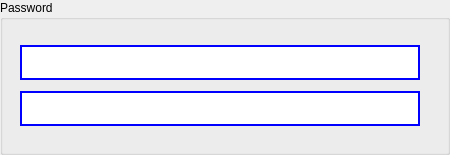
              <widget class="QGroupBox" name="groupbox_newuser_passwords">
               <property name="minimumSize">
                <size>
                 <width>450</width>
                 <height>155</height>
                </size>
               </property>
               <property name="maximumSize">
                <size>
                 <width>450</width>
                 <height>155</height>
                </size>
               </property>
               <property name="styleSheet">
                <string notr="true"/>
               </property>
               <property name="title">
                <string>Password</string>
               </property>
               <widget class="QWidget" name="layoutWidget">
                <property name="geometry">
                 <rect>
                  <x>20</x>
                  <y>40</y>
                  <width>402</width>
                  <height>91</height>
                 </rect>
                </property>
                <layout class="QVBoxLayout" name="verticalLayout_3">
                 <item>
                  <widget class="QLineEdit" name="newuser_input_password">
                   <property name="minimumSize">
                    <size>
                     <width>400</width>
                     <height>35</height>
                    </size>
                   </property>
                   <property name="maximumSize">
                    <size>
                     <width>400</width>
                     <height>35</height>
                    </size>
                   </property>
                   <property name="palette">
                    <palette>
                     <active>
                      <colorrole role="WindowText">
                       <brush brushstyle="SolidPattern">
                        <color alpha="255">
                         <red>255</red>
                         <green>255</green>
                         <blue>255</blue>
                        </color>
                       </brush>
                      </colorrole>
                      <colorrole role="Button">
                       <brush brushstyle="SolidPattern">
                        <color alpha="50">
                         <red>255</red>
                         <green>255</green>
                         <blue>255</blue>
                        </color>
                       </brush>
                      </colorrole>
                      <colorrole role="Text">
                       <brush brushstyle="SolidPattern">
                        <color alpha="255">
                         <red>255</red>
                         <green>255</green>
                         <blue>255</blue>
                        </color>
                       </brush>
                      </colorrole>
                      <colorrole role="ButtonText">
                       <brush brushstyle="SolidPattern">
                        <color alpha="255">
                         <red>255</red>
                         <green>255</green>
                         <blue>255</blue>
                        </color>
                       </brush>
                      </colorrole>
                      <colorrole role="Base">
                       <brush brushstyle="SolidPattern">
                        <color alpha="50">
                         <red>255</red>
                         <green>255</green>
                         <blue>255</blue>
                        </color>
                       </brush>
                      </colorrole>
                      <colorrole role="Window">
                       <brush brushstyle="SolidPattern">
                        <color alpha="50">
                         <red>255</red>
                         <green>255</green>
                         <blue>255</blue>
                        </color>
                       </brush>
                      </colorrole>
                      <colorrole role="PlaceholderText">
                       <brush brushstyle="NoBrush">
                        <color alpha="128">
                         <red>255</red>
                         <green>255</green>
                         <blue>255</blue>
                        </color>
                       </brush>
                      </colorrole>
                     </active>
                     <inactive>
                      <colorrole role="WindowText">
                       <brush brushstyle="SolidPattern">
                        <color alpha="255">
                         <red>255</red>
                         <green>255</green>
                         <blue>255</blue>
                        </color>
                       </brush>
                      </colorrole>
                      <colorrole role="Button">
                       <brush brushstyle="SolidPattern">
                        <color alpha="50">
                         <red>255</red>
                         <green>255</green>
                         <blue>255</blue>
                        </color>
                       </brush>
                      </colorrole>
                      <colorrole role="Text">
                       <brush brushstyle="SolidPattern">
                        <color alpha="255">
                         <red>255</red>
                         <green>255</green>
                         <blue>255</blue>
                        </color>
                       </brush>
                      </colorrole>
                      <colorrole role="ButtonText">
                       <brush brushstyle="SolidPattern">
                        <color alpha="255">
                         <red>255</red>
                         <green>255</green>
                         <blue>255</blue>
                        </color>
                       </brush>
                      </colorrole>
                      <colorrole role="Base">
                       <brush brushstyle="SolidPattern">
                        <color alpha="50">
                         <red>255</red>
                         <green>255</green>
                         <blue>255</blue>
                        </color>
                       </brush>
                      </colorrole>
                      <colorrole role="Window">
                       <brush brushstyle="SolidPattern">
                        <color alpha="50">
                         <red>255</red>
                         <green>255</green>
                         <blue>255</blue>
                        </color>
                       </brush>
                      </colorrole>
                      <colorrole role="PlaceholderText">
                       <brush brushstyle="NoBrush">
                        <color alpha="128">
                         <red>255</red>
                         <green>255</green>
                         <blue>255</blue>
                        </color>
                       </brush>
                      </colorrole>
                     </inactive>
                     <disabled>
                      <colorrole role="WindowText">
                       <brush brushstyle="SolidPattern">
                        <color alpha="255">
                         <red>255</red>
                         <green>255</green>
                         <blue>255</blue>
                        </color>
                       </brush>
                      </colorrole>
                      <colorrole role="Button">
                       <brush brushstyle="SolidPattern">
                        <color alpha="50">
                         <red>255</red>
                         <green>255</green>
                         <blue>255</blue>
                        </color>
                       </brush>
                      </colorrole>
                      <colorrole role="Text">
                       <brush brushstyle="SolidPattern">
                        <color alpha="255">
                         <red>255</red>
                         <green>255</green>
                         <blue>255</blue>
                        </color>
                       </brush>
                      </colorrole>
                      <colorrole role="ButtonText">
                       <brush brushstyle="SolidPattern">
                        <color alpha="255">
                         <red>255</red>
                         <green>255</green>
                         <blue>255</blue>
                        </color>
                       </brush>
                      </colorrole>
                      <colorrole role="Base">
                       <brush brushstyle="SolidPattern">
                        <color alpha="50">
                         <red>255</red>
                         <green>255</green>
                         <blue>255</blue>
                        </color>
                       </brush>
                      </colorrole>
                      <colorrole role="Window">
                       <brush brushstyle="SolidPattern">
                        <color alpha="50">
                         <red>255</red>
                         <green>255</green>
                         <blue>255</blue>
                        </color>
                       </brush>
                      </colorrole>
                      <colorrole role="PlaceholderText">
                       <brush brushstyle="NoBrush">
                        <color alpha="128">
                         <red>255</red>
                         <green>255</green>
                         <blue>255</blue>
                        </color>
                       </brush>
                      </colorrole>
                     </disabled>
                    </palette>
                   </property>
                   <property name="styleSheet">
                    <string notr="true">border: 2px solid blue;
</string>
                   </property>
                   <property name="maxLength">
                    <number>30</number>
                   </property>
                   <property name="echoMode">
                    <enum>QLineEdit::Password</enum>
                   </property>
                   <property name="placeholderText">
                    <string>Password</string>
                   </property>
                  </widget>
                 </item>
                 <item>
                  <widget class="QLineEdit" name="newuser_input_password2">
                   <property name="minimumSize">
                    <size>
                     <width>400</width>
                     <height>35</height>
                    </size>
                   </property>
                   <property name="maximumSize">
                    <size>
                     <width>400</width>
                     <height>35</height>
                    </size>
                   </property>
                   <property name="palette">
                    <palette>
                     <active>
                      <colorrole role="WindowText">
                       <brush brushstyle="SolidPattern">
                        <color alpha="255">
                         <red>255</red>
                         <green>255</green>
                         <blue>255</blue>
                        </color>
                       </brush>
                      </colorrole>
                      <colorrole role="Button">
                       <brush brushstyle="SolidPattern">
                        <color alpha="50">
                         <red>255</red>
                         <green>255</green>
                         <blue>255</blue>
                        </color>
                       </brush>
                      </colorrole>
                      <colorrole role="Text">
                       <brush brushstyle="SolidPattern">
                        <color alpha="255">
                         <red>255</red>
                         <green>255</green>
                         <blue>255</blue>
                        </color>
                       </brush>
                      </colorrole>
                      <colorrole role="ButtonText">
                       <brush brushstyle="SolidPattern">
                        <color alpha="255">
                         <red>255</red>
                         <green>255</green>
                         <blue>255</blue>
                        </color>
                       </brush>
                      </colorrole>
                      <colorrole role="Base">
                       <brush brushstyle="SolidPattern">
                        <color alpha="50">
                         <red>255</red>
                         <green>255</green>
                         <blue>255</blue>
                        </color>
                       </brush>
                      </colorrole>
                      <colorrole role="Window">
                       <brush brushstyle="SolidPattern">
                        <color alpha="50">
                         <red>255</red>
                         <green>255</green>
                         <blue>255</blue>
                        </color>
                       </brush>
                      </colorrole>
                      <colorrole role="PlaceholderText">
                       <brush brushstyle="NoBrush">
                        <color alpha="128">
                         <red>255</red>
                         <green>255</green>
                         <blue>255</blue>
                        </color>
                       </brush>
                      </colorrole>
                     </active>
                     <inactive>
                      <colorrole role="WindowText">
                       <brush brushstyle="SolidPattern">
                        <color alpha="255">
                         <red>255</red>
                         <green>255</green>
                         <blue>255</blue>
                        </color>
                       </brush>
                      </colorrole>
                      <colorrole role="Button">
                       <brush brushstyle="SolidPattern">
                        <color alpha="50">
                         <red>255</red>
                         <green>255</green>
                         <blue>255</blue>
                        </color>
                       </brush>
                      </colorrole>
                      <colorrole role="Text">
                       <brush brushstyle="SolidPattern">
                        <color alpha="255">
                         <red>255</red>
                         <green>255</green>
                         <blue>255</blue>
                        </color>
                       </brush>
                      </colorrole>
                      <colorrole role="ButtonText">
                       <brush brushstyle="SolidPattern">
                        <color alpha="255">
                         <red>255</red>
                         <green>255</green>
                         <blue>255</blue>
                        </color>
                       </brush>
                      </colorrole>
                      <colorrole role="Base">
                       <brush brushstyle="SolidPattern">
                        <color alpha="50">
                         <red>255</red>
                         <green>255</green>
                         <blue>255</blue>
                        </color>
                       </brush>
                      </colorrole>
                      <colorrole role="Window">
                       <brush brushstyle="SolidPattern">
                        <color alpha="50">
                         <red>255</red>
                         <green>255</green>
                         <blue>255</blue>
                        </color>
                       </brush>
                      </colorrole>
                      <colorrole role="PlaceholderText">
                       <brush brushstyle="NoBrush">
                        <color alpha="128">
                         <red>255</red>
                         <green>255</green>
                         <blue>255</blue>
                        </color>
                       </brush>
                      </colorrole>
                     </inactive>
                     <disabled>
                      <colorrole role="WindowText">
                       <brush brushstyle="SolidPattern">
                        <color alpha="255">
                         <red>255</red>
                         <green>255</green>
                         <blue>255</blue>
                        </color>
                       </brush>
                      </colorrole>
                      <colorrole role="Button">
                       <brush brushstyle="SolidPattern">
                        <color alpha="50">
                         <red>255</red>
                         <green>255</green>
                         <blue>255</blue>
                        </color>
                       </brush>
                      </colorrole>
                      <colorrole role="Text">
                       <brush brushstyle="SolidPattern">
                        <color alpha="255">
                         <red>255</red>
                         <green>255</green>
                         <blue>255</blue>
                        </color>
                       </brush>
                      </colorrole>
                      <colorrole role="ButtonText">
                       <brush brushstyle="SolidPattern">
                        <color alpha="255">
                         <red>255</red>
                         <green>255</green>
                         <blue>255</blue>
                        </color>
                       </brush>
                      </colorrole>
                      <colorrole role="Base">
                       <brush brushstyle="SolidPattern">
                        <color alpha="50">
                         <red>255</red>
                         <green>255</green>
                         <blue>255</blue>
                        </color>
                       </brush>
                      </colorrole>
                      <colorrole role="Window">
                       <brush brushstyle="SolidPattern">
                        <color alpha="50">
                         <red>255</red>
                         <green>255</green>
                         <blue>255</blue>
                        </color>
                       </brush>
                      </colorrole>
                      <colorrole role="PlaceholderText">
                       <brush brushstyle="NoBrush">
                        <color alpha="128">
                         <red>255</red>
                         <green>255</green>
                         <blue>255</blue>
                        </color>
                       </brush>
                      </colorrole>
                     </disabled>
                    </palette>
                   </property>
                   <property name="styleSheet">
                    <string notr="true">border: 2px solid blue;
</string>
                   </property>
                   <property name="maxLength">
                    <number>20</number>
                   </property>
                   <property name="echoMode">
                    <enum>QLineEdit::Password</enum>
                   </property>
                   <property name="placeholderText">
                    <string>Password again</string>
                   </property>
                  </widget>
                 </item>
                </layout>
               </widget>
              </widget>
